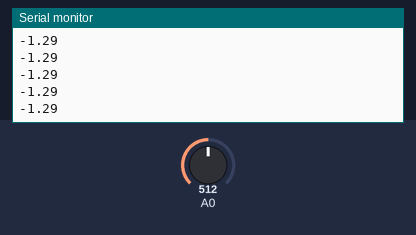
Bench run of a sketch on a simulated Arduino Uno, built with avr-gcc and run on an emulated ATmega328P. Shown: the last lines printed to the serial monitor. The inputs (shaded band) are chosen by the test bench; at power-on: A0 = 512.

Above: at 1.2 s.
1.3 s: A0 set to 716
At 1.42 s:
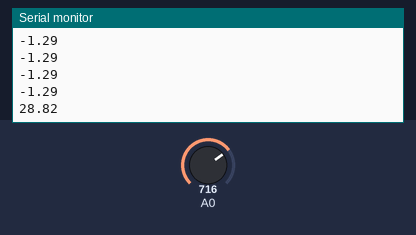
2.8 s: A0 set to 900
At 2.84 s:
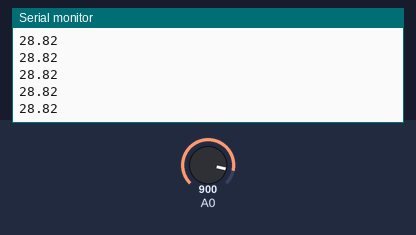
Timing chart, 0 to 5.8 s (numbered marks = the images above; inputs shaded):
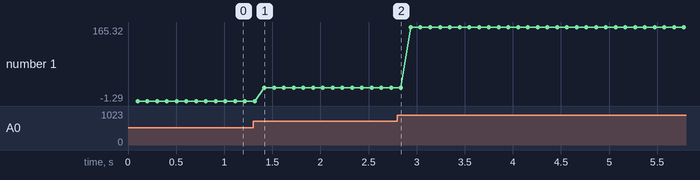

Measured:
- after the input at 1.3 s, the serial monitor: prints a new line after 0.12 s (image 1)
- plotted number 1: -1.29 → 28.82 after the input at 1.3 s, 28.82 → 165.32 after the input at 2.8 s

The sketch:

close_irsensor.ino
```cpp
/*
IR Sensor: SHARP 0A51SK
Name GP2Y0A51SK0F
This reads the sensor from analog pin A0 and from this analog value this maps to a voltage
From the voltage the next step is to map the value to a distance which was done through a inverse plot
of the output coltage to distacne from the Datasheet
Contributers: Araceli, Azam, Jay
*/
#include <math.h>
void setup()
{
  Serial.begin(9600);
}

void loop()
{
  int reading = analogRead(A0);
  float voltage = reading * (5.0 / 1023.0);//find output voltage
  //Formula below was from the linear approximation of the inverse of the ouptut voltage to distance from the datasheet plot
  float distance = (3.2011*pow(voltage,4)) - (21.485*pow(voltage,3)) + (53.838*pow(voltage,2))-(62.73*voltage)+(29.7);
  //distance in cm
  float average = 0.0;
  for(int i =0;i<10;i++)
  {
    average+=distance;
  }
  average = average/10;
  delay(100);
  Serial.println(average);   // print the distance
  average = 0.0;

}
```
